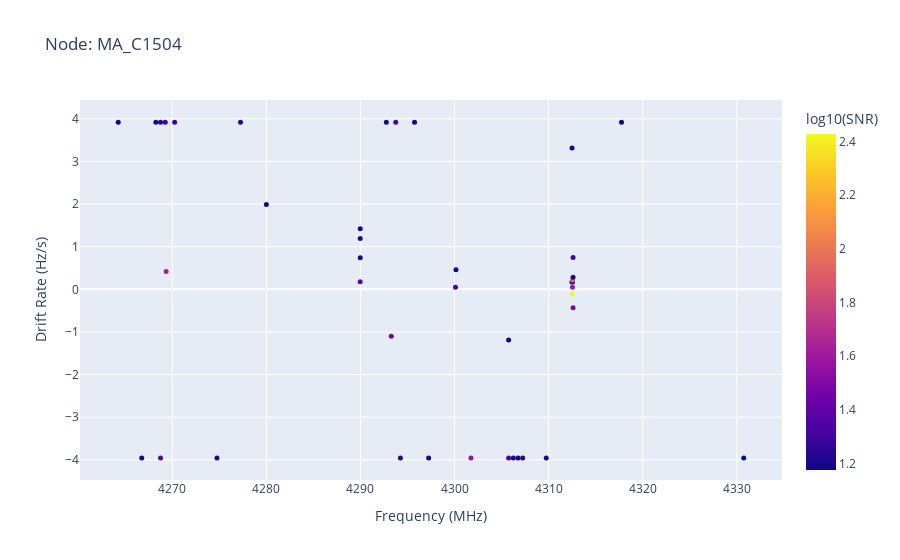

The notebook cell this image was saved under:
### Code cell
print("Number of hits: ", len(unblanked_bliss_results))

# Add log10 SNR for color scale
unblanked_bliss_results['logSNR'] = np.log10(unblanked_bliss_results['SNR'])

fig = px.scatter(
    unblanked_bliss_results,
    x="Uncorrected_Frequency",
    y="Drift_Rate",
    color="logSNR",
    color_continuous_scale="plasma",       
    hover_name="Top_Hit_#",        
    labels={"Uncorrected_Frequency": "Frequency (MHz)",
            "Drift_Rate": "Drift Rate (Hz/s)",
            "logSNR": "log10(SNR)"},
    title=f"Node: {node}"
)

# Tweak marker size
fig.update_traces(marker=dict(size=5))

fig.show()

### Figure 1 — Plotly figure (JSON) as saved in the notebook; plotly's stock layout.template omitted (floating-point values rounded to 4 significant figures)
{"data": [{"hovertemplate": "<b>%{hovertext}</b><br><br>Frequency (MHz)=%{x}<br>Drift Rate (Hz/s)=%{y}<br>log10(SNR)=%{marker.color}<extra></extra>", "hovertext": [1.0, 2.0, 3.0, 4.0, 5.0, 6.0, 7.0, 8.0, 9.0, 10.0, 11.0, 12.0, 13.0, 14.0, 15.0, 17.0, 18.0, 19.0, 20.0, 21.0, 22.0, 23.0, 24.0, 25.0, 26.0, 27.0, 28.0, 29.0, 30.0, 31.0, 32.0, 36.0, 37.0, 38.0, 40.0, 41.0, 42.0, 43.0, 44.0, 45.0, 46.0], "legendgroup": "", "marker": {"color": [1.185, 1.216, 1.196, 1.232, 1.373, 1.296, 1.625, 1.284, 1.222, 1.225, 1.188, 1.222, 1.38, 1.198, 1.181, 1.176, 1.471, 1.34, 1.223, 1.19, 1.194, 1.315, 1.204, 1.556, 1.347, 1.185, 1.196, 1.192, 1.223, 1.184, 1.513, 1.251, 1.925, 1.193, 1.213, 1.61, 1.288, 1.489, 2.428, 1.177, 1.182], "coloraxis": "coloraxis", "size": 5, "symbol": "circle"}, "mode": "markers", "name": "", "orientation": "v", "showlegend": false, "type": "scatter", "x": [4264.0, 4267.0, 4268.0, 4269.0, 4269.0, 4269.0, 4269.0, 4270.0, 4275.0, 4277.0, 4280.0, 4290.0, 4290.0, 4290.0, 4290.0, 4293.0, 4293.0, 4294.0, 4294.0, 4296.0, 4297.0, 4300.0, 4300.0, 4302.0, 4306.0, 4306.0, 4306.0, 4307.0, 4307.0, 4310.0, 4312.0, 4313.0, 4313.0, 4312.0, 4313.0, 4313.0, 4313.0, 4313.0, 4312.0, 4318.0, 4331.0], "xaxis": "x", "y": [3.922, -3.954, 3.922, 3.922, -3.954, 3.922, 0.4169, 3.922, -3.954, 3.922, 1.99, 1.194, 0.1768, 1.421, 0.739, 3.922, -1.099, 3.922, -3.954, 3.922, -3.954, 0.05053, 0.4611, -3.954, -3.954, -1.187, -3.954, -3.954, -3.954, -3.954, 0.1705, 0.1705, 0.2211, 3.316, 0.2842, 0.05053, 0.7453, -0.4295, -0.1137, 3.922, -3.954], "yaxis": "y"}], "layout": {"coloraxis": {"colorbar": {"title": {"text": "log10(SNR)"}}, "colorscale": [[0, "#0d0887"], [0.1111, "#46039f"], [0.2222, "#7201a8"], [0.3333, "#9c179e"], [0.4444, "#bd3786"], [0.5556, "#d8576b"], [0.6667, "#ed7953"], [0.7778, "#fb9f3a"], [0.8889, "#fdca26"], [1, "#f0f921"]]}, "legend": {"tracegroupgap": 0}, "title": {"text": "Node: MA_C1504"}, "xaxis": {"anchor": "y", "domain": [0, 1], "title": {"text": "Frequency (MHz)"}}, "yaxis": {"anchor": "x", "domain": [0, 1], "title": {"text": "Drift Rate (Hz/s)"}}}}
